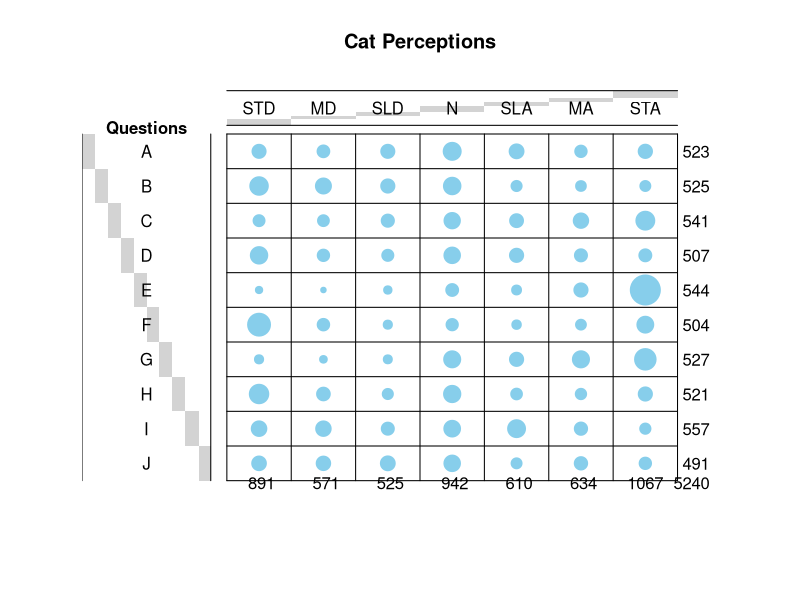
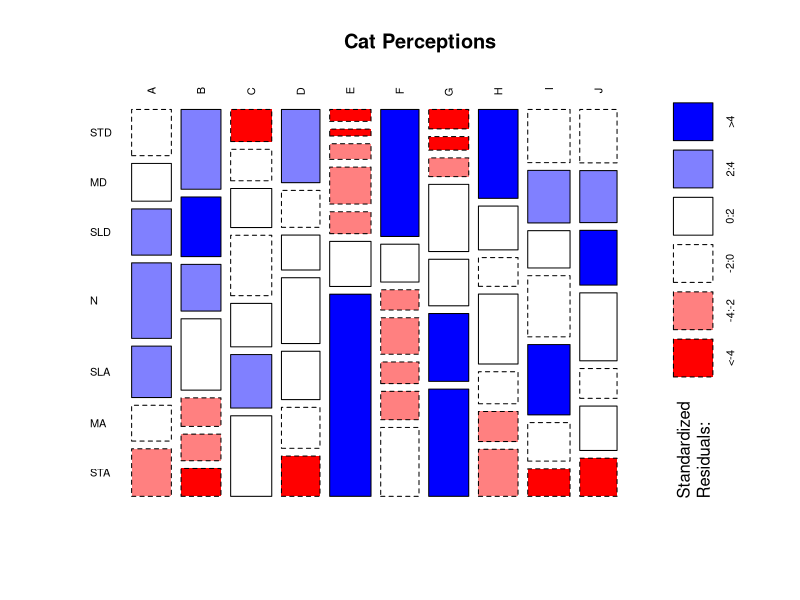
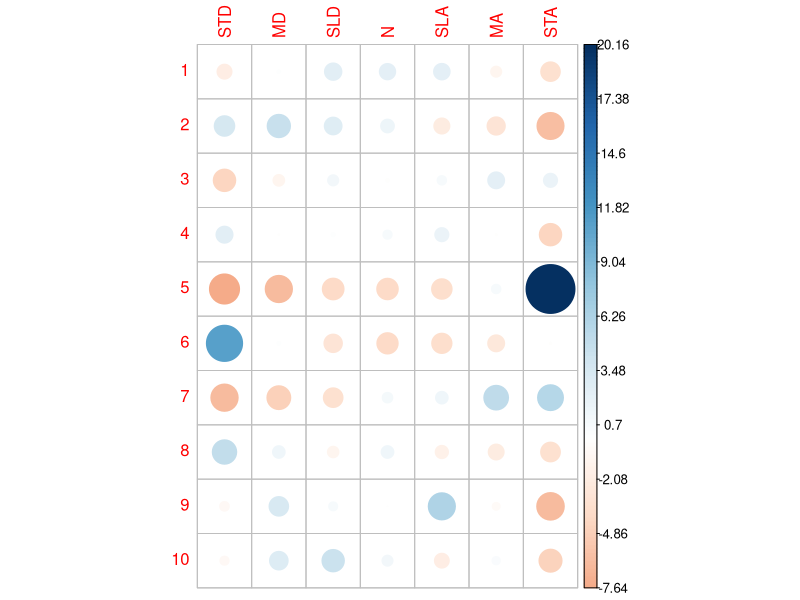
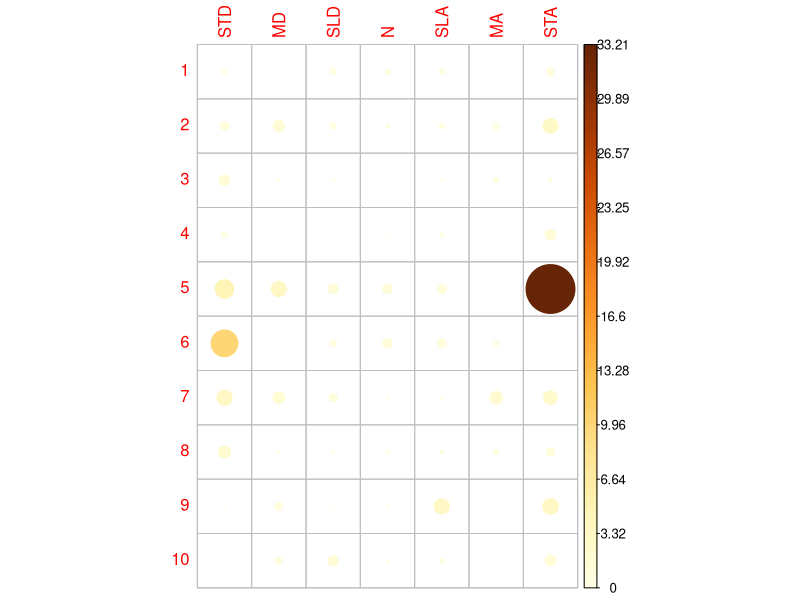
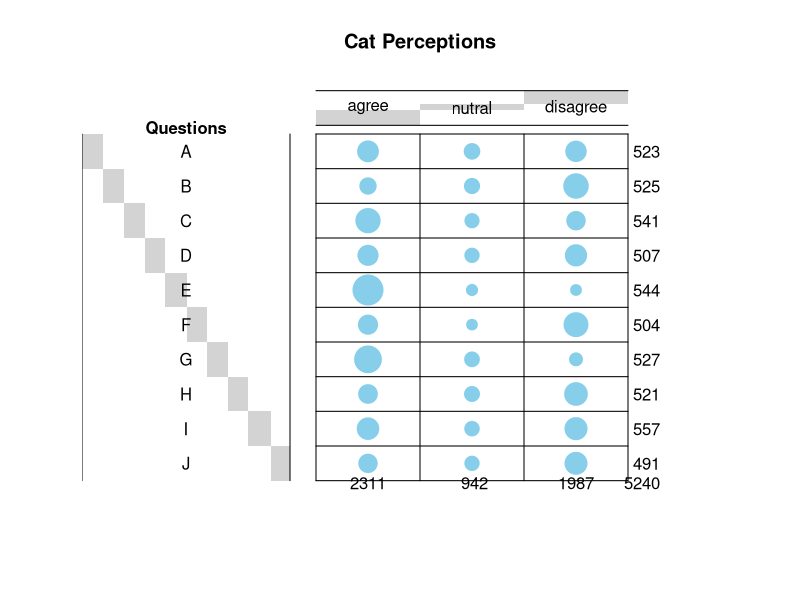
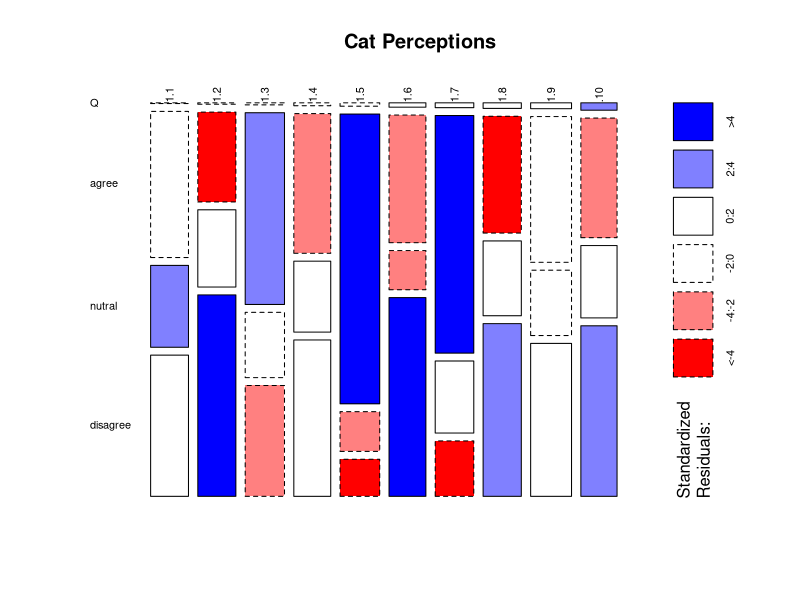
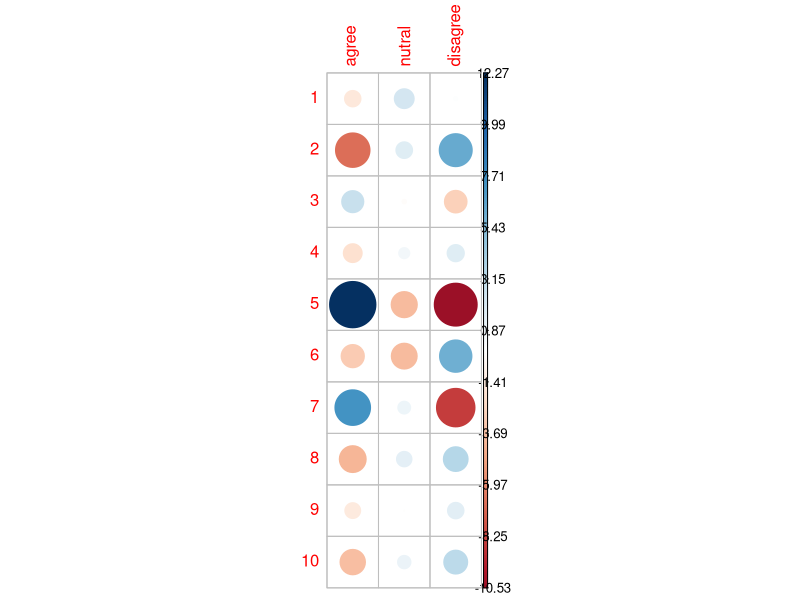

These figures' R source, in order:
## ---- chunk 1
df1 <- read.csv(file = "totals.csv")

library("gplots")
# 1. convert the data as a table
dt <- as.table(as.matrix(df1[,c(4:10)]))
# 2. Graph
balloonplot(t(dt), main ="Cat Perceptions", xlab ="", ylab="Questions",
            label = FALSE, show.margins = TRUE)

## ---- chunk 2
library("graphics")
mosaicplot(dt, shade = TRUE, las=2,
           main = "Cat Perceptions")
## ---- chunk 3
df1 <- read.csv(file = "totals.csv")
db <- df1[,c(4:10)]
#dc <- read.delim(db, row.names = 1)
chisq <- chisq.test(db)
chisq
qchisq(.95, df=54)

## ---- chunk 4
chisq$observed
round(chisq$expected,2)
round(chisq$residuals, 3)
library(corrplot)
corrplot(chisq$residuals, is.cor = FALSE)

## ---- chunk 5
contrib <- 100*chisq$residuals^2/chisq$statistic
round(contrib, 3)

# Visualize the contribution
corrplot(contrib, is.cor = FALSE)
## ---- chunk 6
dm <- df1[,c(1,4:10)]

dm$Q <-  c(1:10)
dm$agree <- dm$SLA + dm$MA + dm$STA
dm$nutral <- dm$N
dm$disagree <- dm$SLD + dm$MD + dm$STD

dmsimp <- dm[,9:12]

dt <- as.table(as.matrix(dmsimp[,2:4]))
# 2. Graph
balloonplot(t(dt), main ="Cat Perceptions", xlab ="", ylab="Questions",
            label = FALSE, show.margins = TRUE)

library("graphics")
mosaicplot(dmsimp, shade = TRUE, las=2,
           main = "Cat Perceptions")
## ---- chunk 7
chisq <- chisq.test(dmsimp[2:4])
chisq
qchisq(.95, df=18)

chisq$observed
round(chisq$expected,2)
round(chisq$residuals, 3)
library(corrplot)
corrplot(chisq$residuals, is.cor = FALSE)
